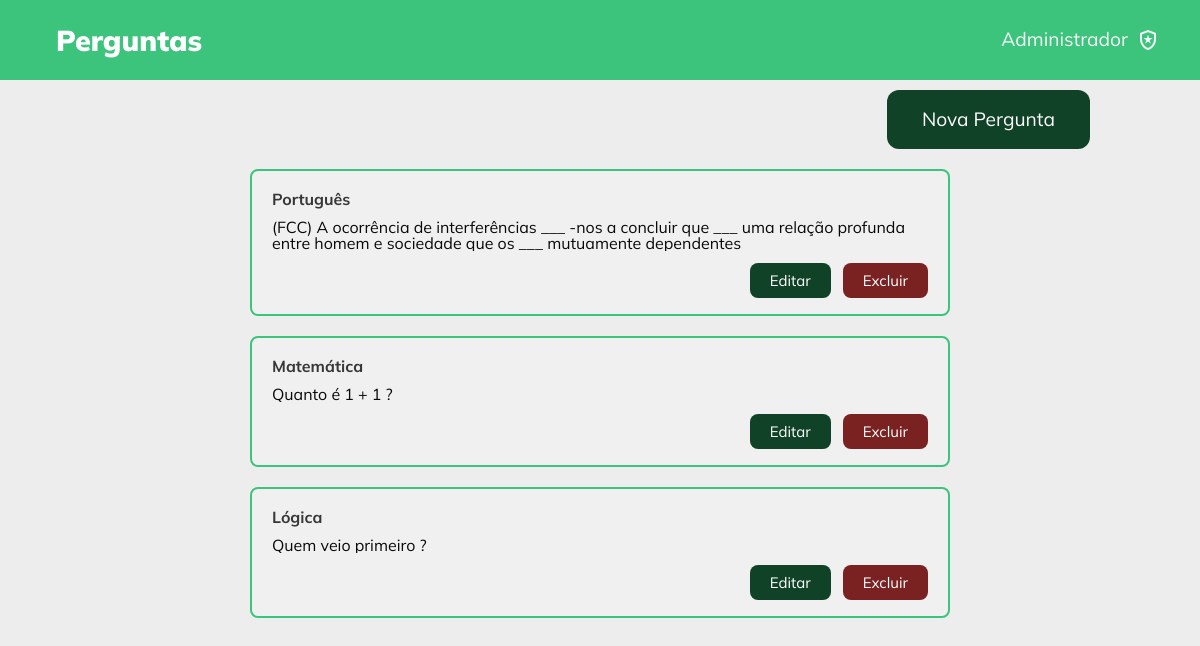
The app's page /src/listarPerguntas/index.php (signed in) with its own data.
### tables this page shows
CREATE TABLE IF NOT EXISTS `pergunta` (
  `idPergunta` int(11) NOT NULL AUTO_INCREMENT,
  `idCategoria` int(11) NOT NULL,
  `enunciado` varchar(200) NOT NULL,
  `alternativaA` varchar(100) NOT NULL,
  `alternativaB` varchar(100) NOT NULL,
  `alternativaC` varchar(100) NOT NULL,
  `alternativaD` varchar(100) NOT NULL,
  `alternativaCorreta` char(1) DEFAULT 'A',
  PRIMARY KEY (`idPergunta`),
  KEY `idCategoria` (`idCategoria`)
);

CREATE TABLE IF NOT EXISTS `perguntacategoria` (
  `idCategoria` int(11) NOT NULL AUTO_INCREMENT,
  `nome` varchar(100) NOT NULL,
  PRIMARY KEY (`idCategoria`)
);

### src/db/MySQL.php (called while the page is built, shortened)
<?php
class MySQL{
	private $connection;
	public function __construct(){
		$this->connection = new \mysqli(HOST,USUARIO,SENHA,BANCO);
		$this->connection->set_charset("utf8");
	}
	public function consulta($sql){
		$result = $this->connection->query($sql);
		$data = array();
		while($item = mysqli_fetch_array($result)){
			$data[] = $item;
		}
		return $data;
		}
	}
?>

### src/classes/Pergunta.php (called while the page is built, shortened)
<?php
class Pergunta implements ActiveRecord
{
    private int $idPergunta;
    public function getIdPergunta(): int
    {
        return $this->idPergunta;
    }
    public function setIdPergunta(int $idPergunta): void
    {
        $this->idPergunta = $idPergunta;
    }
    public function getIdCategoria(): int
    {
        return $this->idCategoria;
    }
    public function getEnunciado(): string
    {
        return $this->enunciado;
    }
    public static function findall(): array
    {
        $connection = new MySQL();
        $sql = "SELECT * FROM `pergunta` ORDER BY idPergunta DESC";
        $results = $connection->consulta($sql);
        $perguntas = array();
        foreach($results as $res) {
            $pergunta = new Pergunta(
                $res["idCategoria"],
                $res["enunciado"],
                $res["alternativaA"],
                $res["alternativaB"],
                $res["alternativaC"],
                $res["alternativaD"],
                $res["alternativaCorreta"]
            );
            $pergunta->setIdPergunta($res["idPergunta"]);
            $perguntas[] = $pergunta;
        }
        return $perguntas;
    }
}

### src/classes/Categoria.php (called while the page is built, shortened)
<?php
class Categoria implements ActiveRecord
{
    public static function findNomeCategoriaPeloId($id): string
    {
        $connection = new MySQL();
        $sql = "SELECT nome FROM perguntacategoria WHERE idCategoria = {$id}";
        $res = $connection->consulta($sql);
        return $res[0]["nome"];
    }
}

### src/listarPerguntas/index.php (the view, shortened to what this page needs)
<?php
$perguntas = Pergunta::findall();
?>
<!DOCTYPE html>
<html lang="pt-br">
<head>
    <link rel="stylesheet" href="../admin/styles.css">
    <link rel="stylesheet" href="../listarOrdensdePrisao/style.css">
    <link rel="stylesheet" href="https://cdnjs.cloudflare.com/ajax/libs/jquery-modal/0.9.1/jquery.modal.min.css" />
    <link rel="stylesheet" href="../assets/styles/reset.css">
    <link rel="stylesheet" href="../assets/styles/globalStyles.css">
    <link rel="stylesheet" href="../listarPoliciais/styles.css">
    <link rel="stylesheet" href="styles.css">
</head>
<body>
<div class="container">
    <div class="header">
        <a href="../listarPerguntas">
            <div class="logo">
                Perguntas
            </div>
        </a>
        <div class="user">
            <p>Administrador</p>
            <span class="material-symbols-outlined">
                </span>
        </div>
    </div>
    <div class="main-content">
        <div class='new-button-area'>
            <a href='new.php'>Nova Pergunta</a>
        </div>
        <div class="questions">
            <?php
            if (count($perguntas) > 0) {
                foreach ($perguntas as $pergunta) {
                    echo '<div class="card-question">';
                    echo "<a href='view.php?id={$pergunta->getIdPergunta()}' class='view'></a>";
                    $categoria = Categoria::findNomeCategoriaPeloId($pergunta->getIdCategoria());
                    echo "<p class='category'>{$categoria}</p>";
                    echo "<p class='description'>{$pergunta->getEnunciado()}</p>";
                    echo '<div class="actions-question">';
                        echo "<a class='edit-question' href='edit.php?id={$pergunta->getIdPergunta()}'>Editar</a>";
                        echo "<a class='remove-question' href='delete.php?id={$pergunta->getIdPergunta()}'>Excluir</a>";
                    echo '</div>';
                    echo '</div>';
                }
            } else {
                echo "<h2 style='color: #090909'>Sem perguntas cadastradas...</h2>";
            }
            ?>
        </div>
    </div>
</div>
</body>
</html>

### src/listarOrdensdePrisao/style.css (style rules this page uses)
body { color: var(--white); background-color: var(--gray); }
.container { width: 100%; height: 100vh; }
.header { width: 100%; height: 80px; background-color: var(--primary); display: flex; justify-content: space-between; padding: 0 2.5rem 0 3rem; align-items: center; }
.logo, .user { display: flex; justify-content: center; align-items: center; }
.logo { font-size: 150%; font-weight: 900; }
.user { gap: .5rem; position: relative; }
.user > p { font-size: 120%; }
.main-content { padding: 80px 4rem 4rem 4rem; }

### src/assets/styles/globalStyles.css (style rules this page uses)
:root { --primary: #3CC47C; --primaryVariant: #2FBF77; --gray: #EDEDED; --gray2: #D9D9D9; --white: #fafafafa; --green: #165735; --darkGreen: #104228; --black: #000000; --blackOpacity: #00000035; --blue: blue; --yellow: yellow; --red: red; --main-font: "Mulish"; }
body { font-family: "Mulish"; }

### src/listarPoliciais/styles.css (style rules this page uses)
.main-content { display: flex; flex-direction: column; align-items: center; padding: 10px; }
.new-button-area { width: 100%; padding: 0 100px; display: flex; justify-content: right; }
.new-button-area a { text-decoration: none; color: #fff; background-color: #104228; padding: 20px 35px; border-radius: 12px; }
a, td, th { font-size: 1.2rem; padding: .6rem .5rem; }
.header a { text-decoration: none; color: #fff; }

### src/listarPerguntas/styles.css (style rules this page uses)
.questions { display: flex; flex-direction: column; align-items: center; row-gap: 20px; padding: 20px 15%; box-sizing: border-box; width: 100%; }
.questions .card-question { position: relative; background-color: #f0f0f0; padding: 20px 20px 4px 20px; border: 2px solid #3CC47C; border-radius: 8px; max-width: 700px; }
.questions .card-question .category, .questions .card-question .description { color: #090909; }
.questions .card-question .category { font-weight: bold; opacity: 0.8; padding-bottom: 12px; }
.questions .card-question .description { overflow: hidden; text-overflow: ellipsis; display: -webkit-box; -webkit-line-clamp: 3; line-clamp: 3; -webkit-box-orient: vertical; }
.questions .card-question .actions-question { display: flex; justify-content: right; column-gap: 12px; padding: 12px 0; }
.questions .card-question .actions-question a { text-decoration: none; color: #fff; background-color: #104228; font-size: 15px; border-radius: 8px; padding: 10px 20px; }
.questions .card-question .actions-question a.remove-question { background-color: #7a2222; }
.questions .card-question .view { background-image: url("https://cdn-icons-png.flaticon.com/512/2763/2763995.png"); background-repeat: no-repeat; background-size: 25px 25px; position: absolute; top: 2px; right: 2px; width: 25px; height: 25px; filter: invert(22%) sepia(82%) saturate(418%) hue-rotate(96deg) brightness(96%) contrast(89%); }

### src/listarPerguntas/index.php (style rules this page uses)
.card-question { width: 100%; }

### records on screen
pergunta: idCategoria.nome "Português", enunciado "(FCC) A ocorrência de interferências ___ -nos a concluir que ___ uma relação profunda entre homem e sociedade que os ___ mutuamente dependentes"
pergunta: idCategoria.nome "Matemática", enunciado "Quanto é 1 + 1 ?"
pergunta: idCategoria.nome "Lógica", enunciado "Quem veio primeiro ?"
